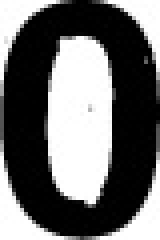
#> input picture modules/recon_number/BDDimages/BDD1/0/00357.JPG, 40 x 60 px (shown 4 times larger); its folder holds only this picture in this run
$ python construirBDD.py
#> lines starting #> are read from the running program, lines starting #| are printed output that depends on the picture; after the words box and inside, x2 and y2 are one past the last pixel; in counts of white or black regions, pixels touching at a corner belong together
import csv
import cv2
import numpy as np
from os import walk

def write_bdd():

    with open("./BDD1.txt", 'w', newline='') as file:
        writer = csv.writer(file)

        for index in range (10):
            f=[]
            for (dirpath, dirnames, filenames) in walk("../BDDimages/BDD1/"+str(index)+"/"):
                f.extend(filenames)
            for j in f:
                filrname="../BDDimages/BDD1/"+str(index)+"/"+j
                image=cv2.imread(filrname)
#> image is the input picture: shape (60, 40, 3); min 0, max 255, mean 106.5
                writer.writerow(image_ligne(index,image.shape[0],image.shape[1],image))
#> in image_ligne, `image = cv2.threshold(image, 125, 255, cv2.THRESH_BINARY)[1]`:
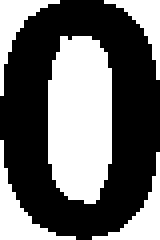
#> image: shape (60, 40) (shown 4 times larger); 41.5% white; 5 white regions, box (x1, y1, x2, y2) and area: (12, 9, 28, 51) 583, (0, 35, 19, 60) 123, (23, 38, 40, 60) 103, (0, 0, 15, 24) 101, (26, 0, 40, 20) 87
#> after the loop in image_ligne, `for w in range(image.shape[0]):`: tab = 2403 values, max 255 at index 3, min 0 at index 0, mean 105.8
#> pass 2 of the loop in write_bdd, `for index in range (10):`:
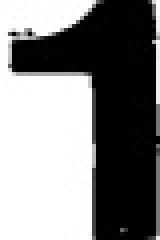
#> input picture modules/recon_number/BDDimages/BDD1/1/00183.JPG, 40 x 60 px (shown 4 times larger)
#> in write_bdd, image is the input picture: shape (60, 40, 3); min 0, max 255, mean 129.5
#> in image_ligne (call 2), `image = cv2.threshold(image, 125, 255, cv2.THRESH_BINARY)[1]`:
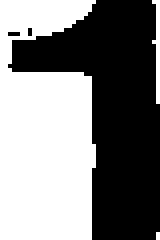
#> image: shape (60, 40) (shown 4 times larger); 50.2% white; 3 black regions (2 under 20 px), largest, box (x1, y1, x2, y2) and area: (2, 0, 40, 60) 1189
#> after the loop in image_ligne (call 2), `for w in range(image.shape[0]):`: tab = 2403 values, max 255 at index 3, min 0 at index 27, mean 128


def image_ligne(index,ww,hh,image):
        image=cv2.cvtColor(image,cv2.COLOR_BGR2GRAY)
        image = cv2.threshold(image, 125, 255, cv2.THRESH_BINARY)[1]
        tab=[]
        tab.append(index)
        tab.append(ww)
        tab.append(hh)
        for w in range(image.shape[0]):
            for h in range (image.shape[1]):
                tab.append(image[w,h])
        return tab

write_bdd()
